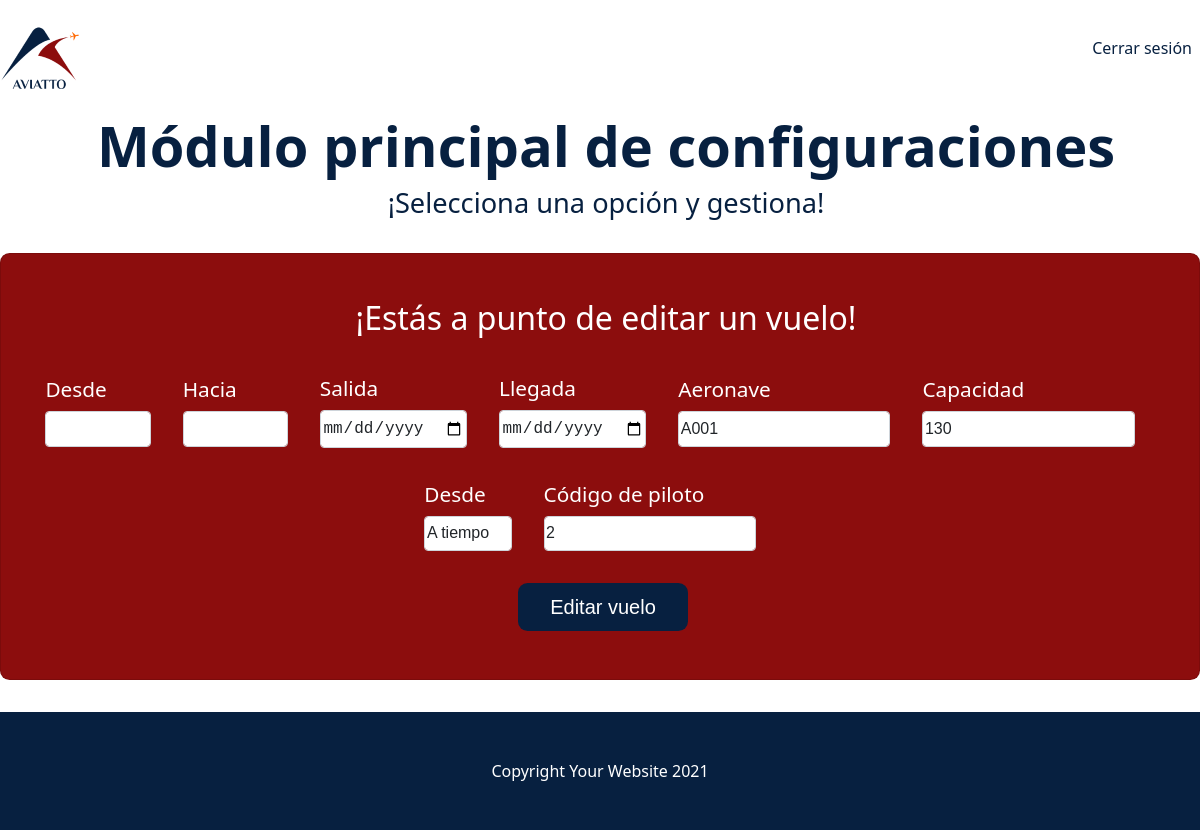
The page /editFlight?id=1 on the database its author committed.
### tables this page shows
CREATE TABLE Flight(
id integer primary key autoincrement,
depature text(30) not null,
arrival text(30) not null,
depatureTime text(20) not null,
arrivalTime text(20) not null,
plane text(20) not null,
capacity integer not null,
idStatus integer not null,
idPerson integer not null
);

### app.py (the view, shortened to what this page needs)
@app.route('/editFlight', methods=['GET','POST'])
def editFlight():
    id = request.args.get('id')
    if request.method == 'GET':
        form = AddFlightForm()
        db = get_db()
        sql = f'SELECT * FROM Flight WHERE id = {id}'
        cursorObj = db.cursor()
        cursorObj.execute(sql)
        flight = cursorObj.fetchall()[0]
        print(flight)
        return render_template('editFlight.html', form=form, flight=flight)

### forms/forms.py
class AddFlightForm(FlaskForm):
    depature = SelectField(u'Desde', validators=[DataRequired()], choices=[('1', ''),('Barranquilla', 'Barranquilla'), ('Bogotá', 'Bogotá'), ('Bucaramanga', 'Bucaramanga'), ('Cartagena', 'Cartagena'), ('Medellín', 'Medellín') ])
    arrival = SelectField(u'Hacia', validators=[DataRequired()], choices=[('1', ''),('Barranquilla', 'Barranquilla'), ('Bogotá', 'Bogotá'), ('Bucaramanga', 'Bucaramanga'), ('Cartagena', 'Cartagena'), ('Medellín', 'Medellín') ])
    depatureTime = DateField("Salida", validators=[DataRequired()], format='%d/%m/%y')
    arrivalTime = DateField("Llegada", validators=[DataRequired()], format='%d/%m/%y')
    plane = StringField(u'Aeronave', validators=[DataRequired()])
    capacity = IntegerField(u'Capacidad', validators=[DataRequired()])
    idStatus = SelectField(u'Desde', validators=[DataRequired()], choices=[('1', 'A tiempo'),('2', 'Retrasado'), ('3', 'Aterrizado'), ('4', 'Despegado')])
    idPerson = IntegerField(u'Código de piloto', validators=[DataRequired()])

### db.py (called while the page is built)
def get_db():
    try:
        if 'db' not in g:
            print('conectada')
            g.db = sqlite3.connect('database/aviatto.db')
        return g.db
    except Error:
        print(Error)

### templates/editFlight.html (shortened to what this page needs)
{% extends 'layout.html' %} {% block body %}
<header class="bg-white">
  <div class="container px-7">
    <div class="row gx-5">
      <div class="col-lg-6">
        <div class="text-center">
          <h1 class="display-5 fw-bolder text-blue mb-2">
            Módulo principal de configuraciones
          </h1>
          <p class="lead text-blue mb-4">
            ¡Selecciona una opción y gestiona!
          </p>
        </div>
      </div>
    </div>
  </div>
</header>
<div class="container px-7">
  <div class="card" style="width: 75rem">
    <div class="card-body">
      <div class="row gx-4 justify-content-center">
        <h2 class="text-center">¡Estás a punto de editar un vuelo!</h2>
          <form action="{{url_for('editFlight')}}" method="post">
            <class class="format">
              <div class="form-group">
                <div class="leadseccion mb-3 mr-2">
                  {{ form.depature.label}} {{
                  form.depature(value = flight[1], class="form-control")}}
                </div>
              </div>
              <div class="form-group">
                <div class="leadseccion mb-3 mr-2">
                  {{ form.arrival.label}} {{
                  form.arrival(value = flight[2], class="form-control")}}
                </div>
              </div>
              <div class="form-group">
                <div class="leadseccion mb-3 mr-2">
                  {{ form.depatureTime.label}} {{
                  form.depatureTime(value = flight[3], class="form-control")}}
                </div>
              </div>
              <div class="form-group">
                <div class="leadseccion mb-3 mr-2">
                  {{ form.arrivalTime.label}} {{
                  form.arrivalTime(value = flight[4], class="form-control")}}
                </div>
              </div>
              <div class="form-group">
                <div class="leadseccion mb-3 mr-2">
                  {{ form.plane.label}} {{
                  form.plane(value = flight[5], class="form-control")}}
                </div>
              </div>
              <div class="form-group">
                <div class="leadseccion mb-3 mr-2">
                  {{ form.capacity.label}} {{
                  form.capacity(value = flight[6], class="form-control")}}
                </div>
              </div>
              <div class="form-group">
                <div class="leadseccion mb-3 mr-2">
                  {{ form.idStatus.label}} {{
                  form.idStatus(value = flight[7], class="form-control")}}
                </div>
              </div>
              <div class="form-group">
                <div class="leadseccion mb-3 mr-2">
                  {{ form.idPerson.label}} {{
                  form.idPerson(value = flight[8], class="form-control")}}
                </div>
              </div>
            </class>
            <div class="text-center">
                <button class="btn" type="submit">Editar vuelo</button>
            </div>
          </form>
        </div>
      </div>
    </div>
</div>
<footer class="py-5 bg-dark">
  <div class="container px-3"><p class="m-0 text-center text-white">Copyright Your Website 2021</p></div>
</footer>
  {% endblock body %}

### static/css/styleu.css (style rules this page uses)
:root { --bs-white: #fff; --bs-dark: #072040; --Azul: #072040; --Rojo: #8c0d0d; --Naranja: #ff6700; --Gris: #666666; --bs-dark-rgb: #072040; --bs-white-rgb: 255, 255, 255; --bs-font-sans-serif: system-ui, -apple-system, "Segoe UI", Roboto, "Helvetica Neue", Arial, "Noto Sans", "Liberation Sans", sans-serif, "Apple Color Emoji", "Segoe UI Emoji", "Segoe UI Symbol", "Noto Color Emoji"; --bs-font-monospace: SFMono-Regular, Menlo, Monaco, Consolas, "Liberation Mono", "Courier New", monospace; --bs-gradient: linear-gradient( 180deg, rgba(255, 255, 255, 0.15), rgba(255, 255, 255, 0) ); --bs-body-font-family: var(--bs-font-sans-serif); --bs-body-font-size: 1rem; --bs-body-font-weight: 480; --bs-body-line-height: 1.5; --bs-body-color: #212529; --bs-body-bg: #fff; }
*, *::before, *::after { margin: 0; padding: 0; box-sizing: border-box; }
body { font-family: var(--bs-body-font-family); color: #fff; }
.format { display: flex; flex-wrap: wrap; align-items: center; align-content: space-between; justify-content: center; }
.format { flex-basis: 150px; flex-shrink: 0; }
.btn { display: inline-block; font-weight: 450; line-height: 2; color: #fff; text-align: center; text-decoration: none; vertical-align: middle; cursor: pointer; -webkit-user-select: none; -moz-user-select: none; -ms-user-select: none; user-select: none; background-color: #072040; border-color: #072040; border: 1px solid transparent; padding: 3px 31px; font-size: 1.25rem; border-radius: 0.6rem; margin: 0 0 -1px; gap: 2rem; margin-right: 6px; margin-bottom: 2rem; }
.btn:before { font-family: var(--bs-body-font-family); font-weight: normal; margin-right: 10px; }
h6, .h6, h5, .h5, h4, .h4, h3, .h3, h2, .h2, h1, .h1 { margin-top: 0; margin-bottom: 0.5rem; font-weight: 500; line-height: 3; }
h1, .h1 { font-size: calc(1.375rem + 1.5vw); }
h2, .h2 { font-size: calc(1.325rem + 0.9vw); }
p { margin-top: 0; margin-bottom: 4rem; }
.bg-white { --bs-bg-opacity: 1; background-color: #fff; }
.bg-dark { --bs-bg-opacity: 1; background-color: #072040 !important; }
.container, .container-fluid, .container-xxl, .container-xl, .container-lg, .container-md, .container-sm { width: 100%; margin-right: auto; margin-left: auto; }
@media (min-width: 1200px) { .container-xl, .container-lg, .container-md, .container-sm, .container { max-width: 1200px; } }
.px-3 { padding-right: 1.5rem !important; padding-left: 1.5rem !important; }
.row { --bs-gutter-x: 1.5rem; --bs-gutter-y: 0; display: flex; flex-wrap: wrap; margin-top: calc(var(--bs-gutter-y) * -1); margin-right: calc(var(--bs-gutter-x) * -1); margin-left: calc(var(--bs-gutter-x) * -0.5); }
.row > * { flex-shrink: 0; width: 100%; max-width: 100%; padding-right: calc(var(--bs-gutter-x) * 0.5); padding-left: calc(var(--bs-gutter-x) * 0.5); margin-top: var(--bs-gutter-y); }
@media (min-width: 992px) { .col-lg-6 { width: 200%; } }
.text-center { text-align: center !important; }
.display-5 { font-size: calc(1.425rem + 2.1vw); font-weight: 500; line-height: 1.2; }
@media (min-width: 2rem) { .display-5 { font-size: 3.5rem; } }
.lead { font-size: 1.7rem; font-weight: 200; margin-bottom: 2rem; }
.leadseccion { font-size: 1.3rem; font-weight: 200; margin-bottom: 2rem; }
.m-0 { margin: 0 !important; }
.fw-bolder { font-weight: bolder !important; }
.text-blue { color: #072040; }
.text-white { color: #fff; }
.mb-2 { margin-bottom: 0.3rem !important; }
.mb-4 { margin-bottom: 2rem !important; }
.mr-2 { margin-right: 2rem; }
.card { position: relative; display: flex; flex-direction: column; min-width: 0; word-wrap: break-word; background-color: #8c0d0d; background-clip: border-box; border: 1px solid rgba(0, 0, 0, 0.125); border-radius: 0.6rem; margin-bottom: 2rem; }
.card-body { flex: 1 1 auto; padding: 1rem 1rem; }
.py-5 { padding-top: 3rem !important; padding-bottom: 3rem !important; }
.form-control { display: block; width: 100%; padding: 0.3rem 0.1rem; font-size: 1rem; font-weight: 400; line-height: 1.5; color: #212529; background-color: #fff; background-clip: padding-box; border: 1px solid #ced4da; -webkit-appearance: none; -moz-appearance: none; appearance: none; border-radius: 0.25rem; transition: border-color 0.15s ease-in-out, box-shadow 0.15s ease-in-out; margin-top: 0.5rem; }
.form-control::placeholder { color: #6c757d; opacity: 1; }

### rows shown on the page
Flight: plane "A001", capacity "130", idStatus "A tiempo", idPerson "2"
